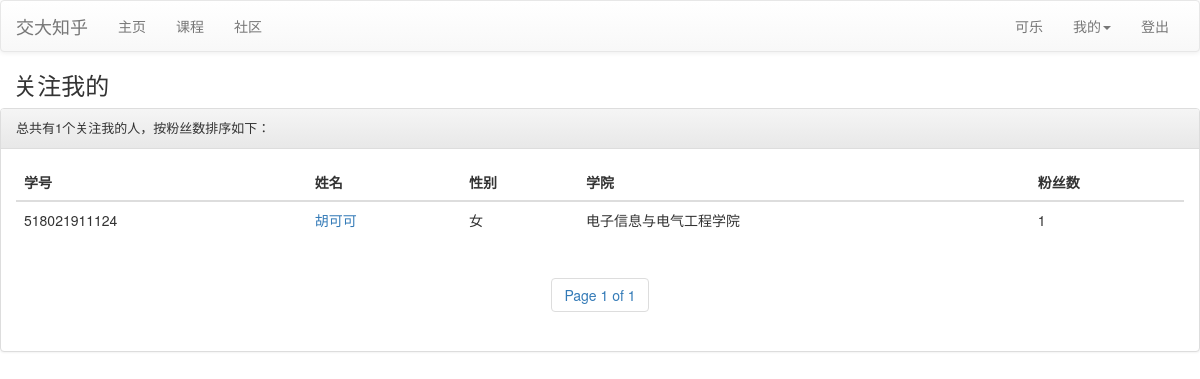
/followers/ (signed in), run on the app's committed database.
### project/login/models.py (models this page shows, shortened)
class User(models.Model):
    gender = (
        ('male', "男"),
        ('female', "女"),
    )
    school = (
        ('chuan_jian', "船舶海洋与建筑工程学院"),
        ('ji_dong', "机械动力与工程学院"),
        ('dian_yuan', "电子信息与电气工程学院"),
        ('cai_liao', "材料科学与工程学院"),
        ('shu_xue', "数学科学学院"),
        ('wu_li', "物理与天文学院"),
        ('hua_xue', "化学化工学院"),
        ('sheng_ming', "生命科学技术学院"),
        ('sheng_yi_gong', "生物医学工程学院"),
        ('an_tai', "安泰经济与管理学院"),
        ('qi_ta', "其它"),  # 暂时写到这儿
    )
    sno = models.CharField(max_length=128, unique=True, primary_key=True)  # 学号
    name = models.CharField(max_length=128)  # 名字
    nickname = models.CharField(max_length=128, default='--')  # 昵称
    password = models.CharField(max_length=256)  # 密码
    email = models.EmailField(unique=True)  # 邮箱
    sex = models.CharField(max_length=32, choices=gender)  # 性别（选择）
    institute = models.CharField(max_length=256, choices=school)  # 学院（选择）
    major = models.CharField(max_length=256, default='--')  # 专业（暂时为填写）
    c_time = models.DateTimeField(auto_now_add=True)  # 注册时间
    photo = models.ImageField(upload_to=user_directory_path, blank=True, null=True, default='default.jpg')  # 照片
    follow = models.ManyToManyField('self', related_name='follow_people', null=True, blank=True, verbose_name='关注')
    fans = models.IntegerField(default=0)
    photo_clipped = ImageSpecField(  # 注意：ImageSpecField 不会生成数据库表的字段
        source='photo',
        processors=[ResizeToFill(175, 250)],  # 处理成一寸照片的大小
        format='JPEG',  # 处理后的图片格式
        options={'quality': 95}  # 处理后的图片质量
    )
    class Meta:
        ordering = ["-c_time"]
        verbose_name = "用户"
        verbose_name_plural = "用户"

### project/login/views.py (the view)
# urls.py: path('followers/', views.followers),
def followers(request):
    if not request.session.get('is_login', None):
        return redirect("/login/login/")
    me = models.User.objects.get(sno=request.session['user_sno'])
    follower_list = []
    users = models.User.objects.all()
    for user in users:
        follow_list = user.follow.order_by('-fans')
        if me in follow_list:
            follower_list.append(user)
    paginator = Paginator(follower_list, 10)
    if request.method == "GET":
        page = request.GET.get('page')
        try:
            follower_set = paginator.page(page)
        except PageNotAnInteger:
            follower_set = paginator.page(1)
        except InvalidPage:
            return HttpResponse('找不到页面的内容')
        except EmptyPage:
            follower_set = paginator.page(paginator.num_pages)
    else:
        follower_set = paginator.page(1)
    return render(request, 'login/followers.html', {'follower_set': follower_set, "length": len(follower_list)})

### project/login/templates/login/followers.html (shortened to what this page needs)
<!DOCTYPE html>
<html lang="en">
<head>
  <link rel="stylesheet" href="https://cdn.jsdelivr.net/npm/bootstrap@3.3.7/dist/css/bootstrap.min.css">
  <link rel="stylesheet" href="https://cdn.jsdelivr.net/npm/bootstrap@3.3.7/dist/css/bootstrap-theme.min.css">
</head>
<body>
  <nav class="navbar navbar-default">
    <div class="container-fluid">
      <div class="navbar-header">
        <a class="navbar-brand" href="#">交大知乎</a>
      </div>
      <div class="collapse navbar-collapse" id="bs-example-navbar-collapse-1">
        <ul class="nav navbar-nav">
          <li class=""><a href="/login/index/">主页<span class="sr-only">(current)</span></a></li>
          <li><a href="/course/">课程</a></li>
          <li><a href="/bbs/">社区</a></li>
        </ul>
        <ul class="nav navbar-nav navbar-right">
          <li><a href="/about/">{{ request.session.user_name }}</a></li>
          <li class="dropdown">
            <a href="#" class="dropdown-toggle" data-toggle="dropdown" role="button" aria-haspopup="true" aria-expanded="false">我的<span class="caret"></span></a>
          </li>
          <li><a href="/login/logout/">登出</a></li>
        </ul>
      </div>
    </div>
  </nav>
  <h3>&nbsp&nbsp关注我的</h3>
  <div class="panel panel-default">
    <div class="panel-heading">
      {% if follower_set %}
      <p class="panel-title" style="font-size: small;">总共有{{length}}个关注我的人，按粉丝数排序如下：</p>
    </div>
    <div class="panel-body">
      <table class="table">
        <thead>
          <tr>
            <th>学号</th>
            <th>姓名</th>
            <th>性别</th>
            <th>学院</th>
            <th>粉丝数</th>
          </tr>
        </thead>
        <tbody>
          {% for follower in follower_set %}
          <tr>
            <td>{{follower.sno}}</td>
            <td><a href="/info/{{ follower.sno }}">{{ follower.name }}</a></td>
            <td>{{ follower.get_sex_display }}</td>
            <td>{{ follower.get_institute_display }}</td>
            <td>{{ follower.fans }}</td>
          </tr>
          {% endfor %}
        </tbody>
      </table>
      <div id="pages" class="text-center">
        <nav>
          <ul class="pagination">
            <li class="step-links">
              <span class="current">
                Page {{ follower_set.number }} of {{ follower_set.paginator.num_pages }}</span>
            </li>
          </ul>
        </nav>
      </div>
      {% else %}
      还没有关注我的用户
      {% endif %}
    </div>
  </div>
</body>
</html>

### data on the page
User: sno "518021911124", name "胡可可", sex "女", institute "电子信息与电气工程学院", fans "1"

### other printed values
{{ request.session.user_name }} "可乐"
{{ length }} "1"
{{ follower_set.number }} "1"
{{ follower_set.paginator.num_pages }} "1"
